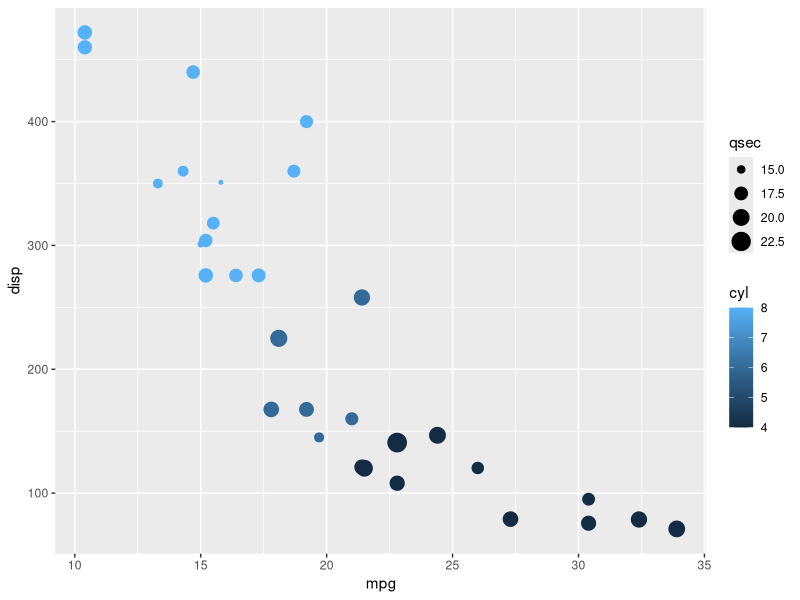
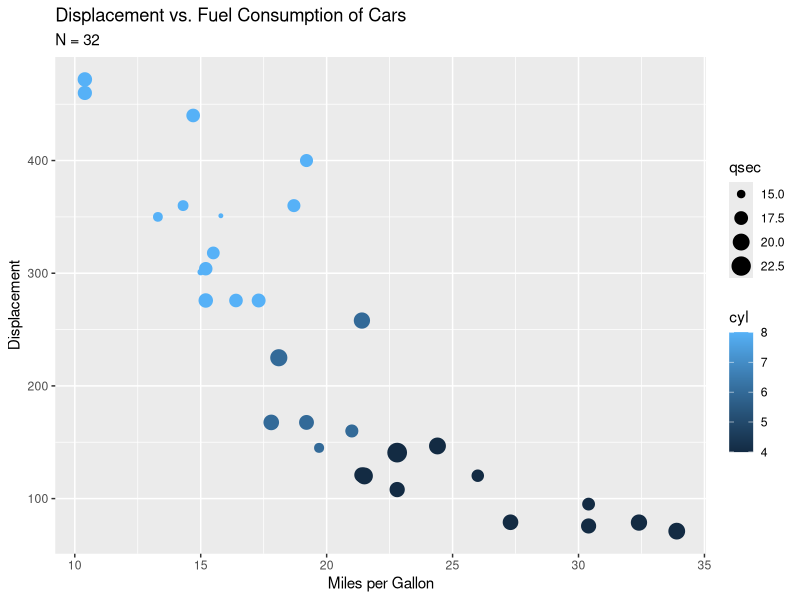
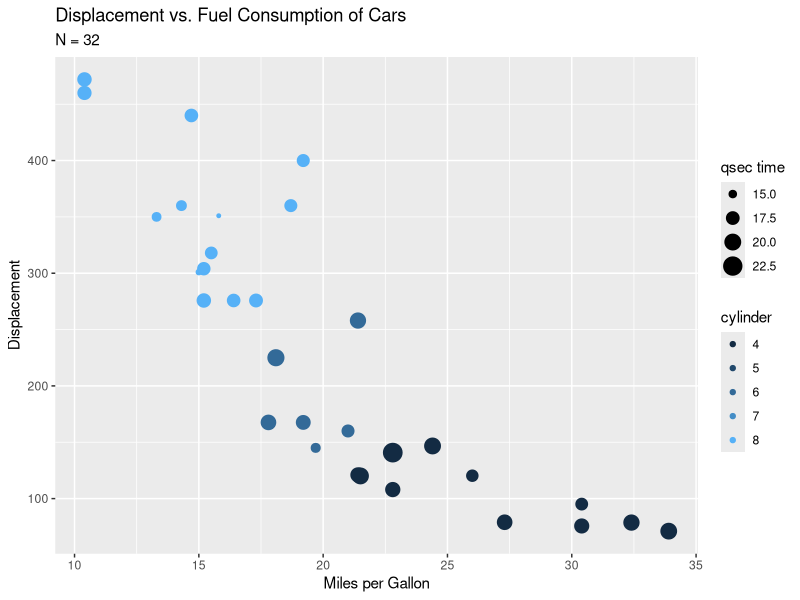
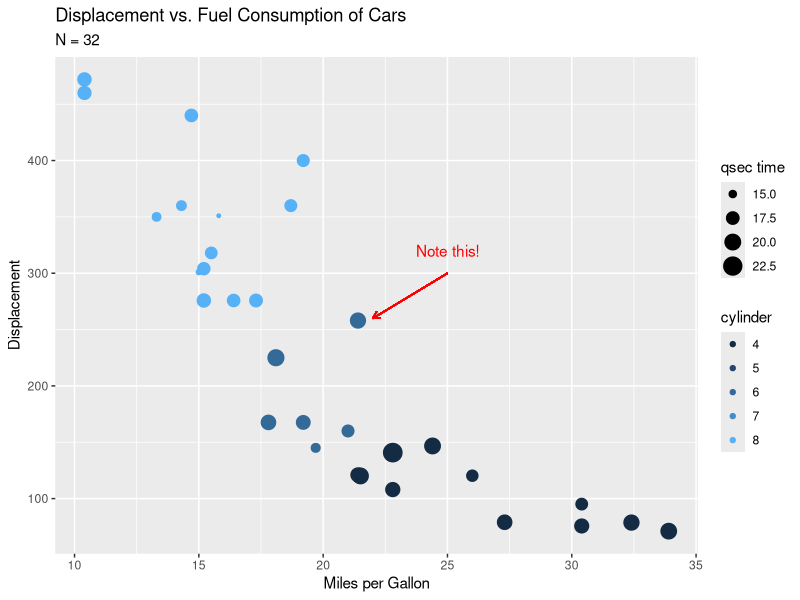
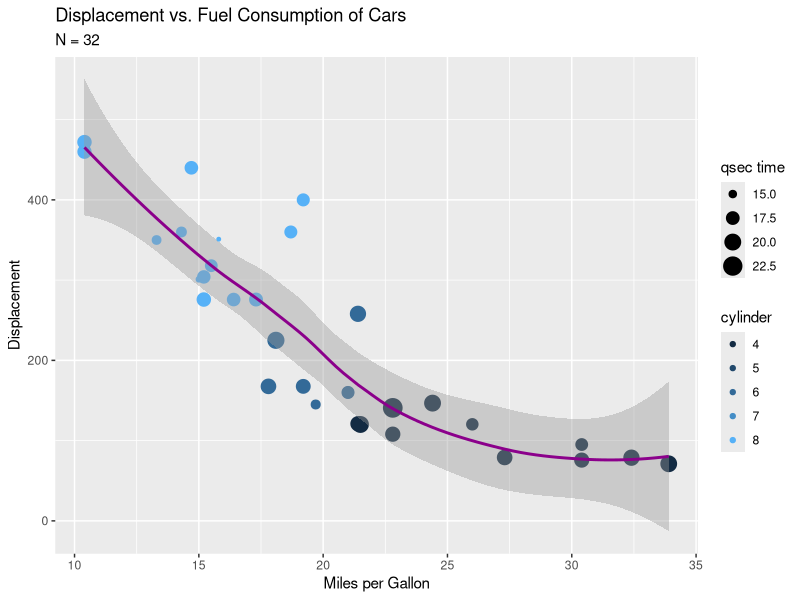
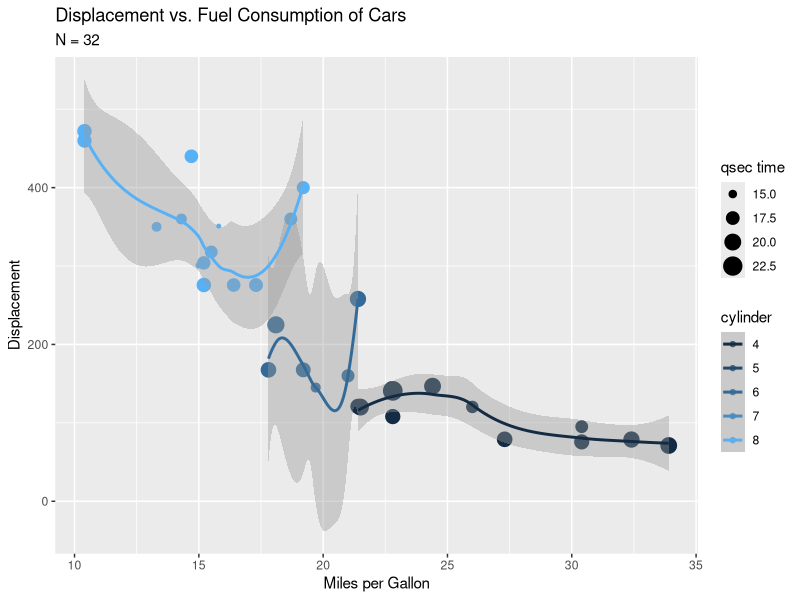
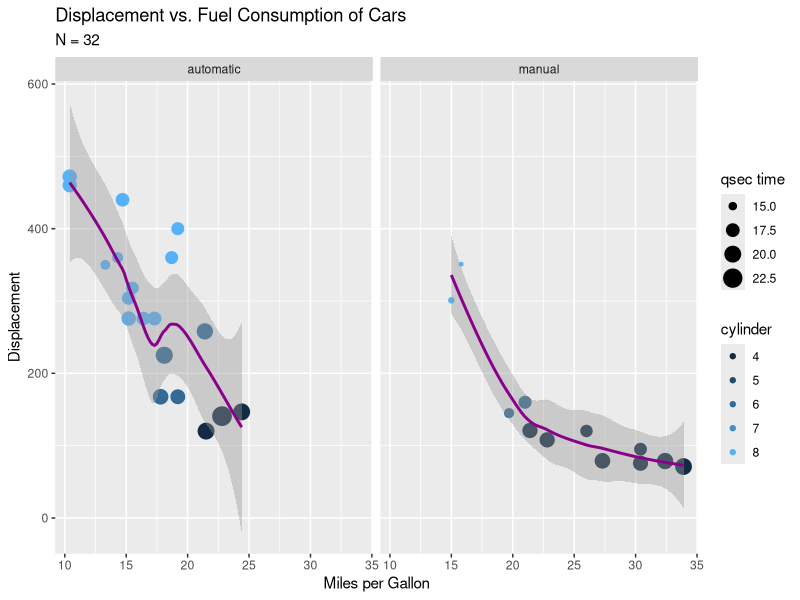
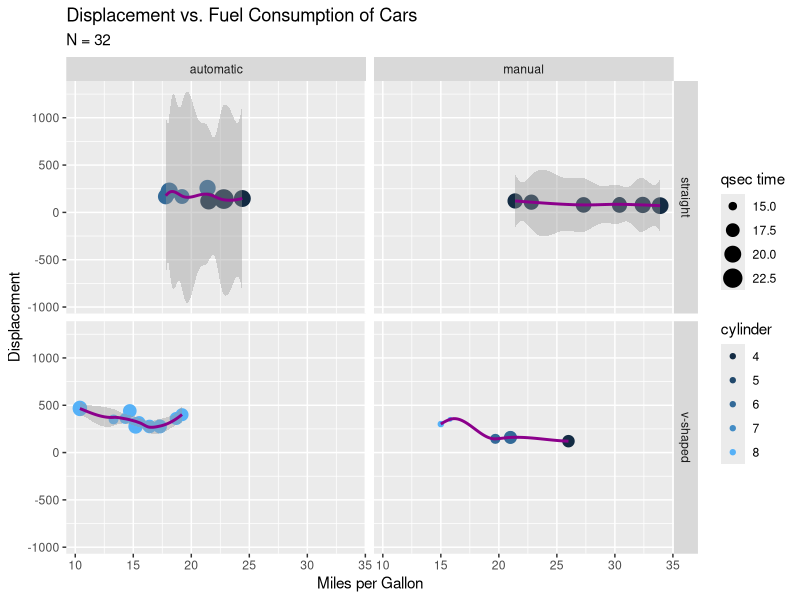

The R source for these figures, in order: (Note: this script raises an error after producing the figures.)
## ---- chunk 1
## set global chunk options
knitr::opts_chunk$set(warning = FALSE, message = FALSE,
                      out.width = "70%",
                      fig.align = "center")
## ---- chunk 2
#| code-summary: Libraries an Setup
suppressPackageStartupMessages({
  library(tidyverse) # includes ggplot2 
})
## ---- chunk 3
glimpse(mtcars)
## ---- chunk 4
cars <- as_tibble(mtcars, rownames = "names") %>% 
  mutate(am = ifelse(am == 1, "manual", "automatic"),
                     vs = ifelse(vs == 1, "straight", "v-shaped"))
## ---- chunk 5
g <- ggplot(cars) +
    aes(x = mpg, y = disp) + ## apply to all geoms
    geom_point(aes(col = cyl, size = qsec))
g
## ---- chunk 6
g <- g + ggtitle("Displacement vs. Fuel Consumption of Cars",
            subtitle = paste0("N = ", nrow(cars))) +
  xlab("Miles per Gallon") + ylab("Displacement")
g
## ---- chunk 7
## use discrete values instead of color bar
g <- g + guides(col = "legend") + 
    
  ## modify guide names    
  scale_color_continuous(name = "cylinder") +
  scale_size_continuous(name = "qsec time")
g
## ---- chunk 8
g + 
  geom_segment(aes(x = 25, y = 300, xend = 22, yend = 260),
               arrow = arrow(length = unit(0.2, "cm")), 
               col = "red") + 
  annotate("text", 25, 320, label = "Note this!", col = "red")
## ---- chunk 9
g + geom_smooth(col = "dark magenta")
## ---- chunk 10
g + geom_smooth(aes(group = cyl, col = cyl))
## ---- chunk 11
g + 
  geom_smooth(col = "dark magenta") +
  facet_wrap(~ am)
## ---- chunk 12
g + 
  geom_smooth(col = "dark magenta") +
  facet_grid(vs ~ am)
## ---- chunk 13
g + 
  geom_smooth(col = "dark magenta") +
  facet_grid(vs ~ am, 
             margins = TRUE, 
             scales = "free", 
#             space = "free",
             switch = "y")
## ---- chunk 14
g + scale_y_log10() + geom_smooth(method = "lm")
g + scale_color_distiller(type = "qual") ## formally, cylinder is quantitative!
## ---- chunk 15
#| layout-ncol: 2
g + theme_classic()
g + theme_bw()
g + theme_minimal()
g + theme_void()
g + theme(legend.position = "left")
## ---- chunk 16
ggsave("test.png")
ggsave("test.pdf")
ggsave("test.jpeg", g) ## save plot from a ggplot object
## ---- chunk 17
#| label: fig-test
#| fig-cap: "A saved plot included via Code chunk"
knitr::include_graphics("test.png")  
# use ouside of junks  `![](test.png)` to include graphs 
